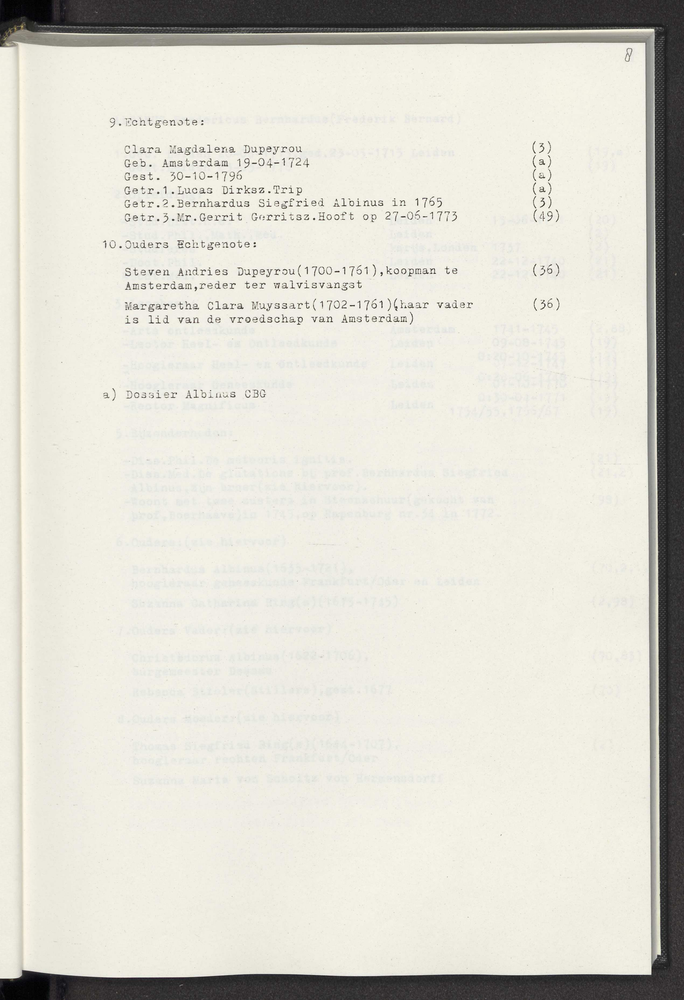
#> input picture bantjes_data/png_unprocessed/vol2/prefix-014.png, 684 x 1000 px, shrunk from 2541 x 3717 before the run; its folder holds only this picture in this run
$ python img_prep_ocr.py
#> lines starting #> are read from the running program, lines starting #| are printed output that depends on the picture; after the words box and inside, x2 and y2 are one past the last pixel; in counts of white or black regions, pixels touching at a corner belong together
# This file contains the code that converts PDFs to PNG and processes the png using cv2

import cv2
import os
from pdf2image import convert_from_path

# directory containing the pdfs
input_directory_pdf = ["bantjes_data/pdf/vol1.pdf",
                   "bantjes_data/pdf/vol2.pdf",
                   "bantjes_data/pdf/vol3.pdf",
                   "bantjes_data/pdf/vol4.pdf",
                   "bantjes_data/pdf/vol5.pdf",
                   "bantjes_data/pdf/vol6.pdf",
                   "bantjes_data/pdf/vol7.pdf"]


# Function to convert PDF to PNG images
def pdf_to_png(pdf_path, output_dir):
    if not os.path.exists(output_dir):
        os.makedirs(output_dir)

    pages = convert_from_path(pdf_path)

    for i, page in enumerate(pages):
        page.save(os.path.join(output_dir, f"page_{i+1}.png"), "PNG")

# Iterate through each PDF file
# for pdf_path in input_directory_pdf:
#     # Create output directory based on PDF file name
#     output_dir = os.path.splitext(os.path.basename(pdf_path))[0]
#     output_dir = os.path.join("bantjes_data/png_unprocessed", output_dir)
#
#     # Convert PDF to PNG images and save them in the output directory
#     pdf_to_png(pdf_path, output_dir)
#
# print("Conversion completed successfully.")


# Function to process each image
def process_image(image_path, output_directory):
    # Load the image
#> called with output_directory = '../bantjes_data/png_processed/vol2'
    image = cv2.imread(image_path)
#> image is the input picture: shape (1000, 684, 3); mean B, G, R 207.2, 216.9, 218.9

    # Denoise image with OpenCV
    denoise = cv2.fastNlMeansDenoisingColored(image, None, 5, 5, 7, 21)

    # Convert image to grayscale
    gray = cv2.cvtColor(denoise, cv2.COLOR_BGR2GRAY)

    # Grayscale to binary with OpenCV threshold
    th, image = cv2.threshold(gray, 200, 255, cv2.THRESH_BINARY)
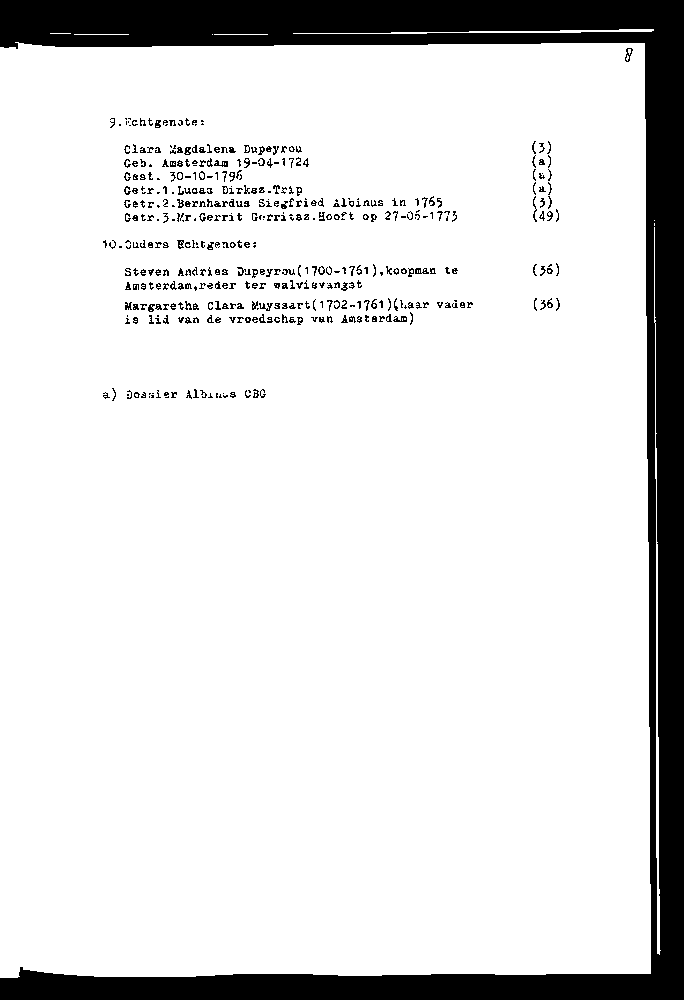
#> image: shape (1000, 684); 87.2% white; 440 black regions (186 under 20 px), largest, box (x1, y1, x2, y2) and area: (0, 0, 684, 1000) 79294, (214, 160, 228, 167) 54, (415, 268, 429, 274) 53

    # Extract volume information from the image path
    volume = image_path.split('/')[-2]

    # Create the directory for the volume if it doesn't exist
    volume_output_directory = os.path.join(output_directory, volume)
    if not os.path.exists(volume_output_directory):
        os.makedirs(volume_output_directory)

    # Save the processed image to the output directory
    output_image_path = os.path.join(volume_output_directory, os.path.basename(image_path))
    cv2.imwrite(output_image_path, image)


# List of input directories
input_directory_unprocessed = [
    # "../bantjes_data/png_unprocessed/vol1"
    "../bantjes_data/png_unprocessed/vol2",
    # "../bantjes_data/png_unprocessed/vol3",
    # "../bantjes_data/png_unprocessed/vol4",
    # "../bantjes_data/png_unprocessed/vol5",
    # "../bantjes_data/png_unprocessed/vol6",
    # "../bantjes_data/png_unprocessed/vol7"
]

# Output directory for processed images
output_directory = "../bantjes_data/png_processed/vol2"

# Process images in each input directory
for input_dir in input_directory_unprocessed:
    # List all files in the input directory
    files = os.listdir(input_dir)
    # Process each image in the directory
    for file in files:
        # Process the image and save it to the output directory
        process_image(os.path.join(input_dir, file), output_directory)

$ run again, on bantjes_data/png_unprocessed/vol2/prefix-033.png
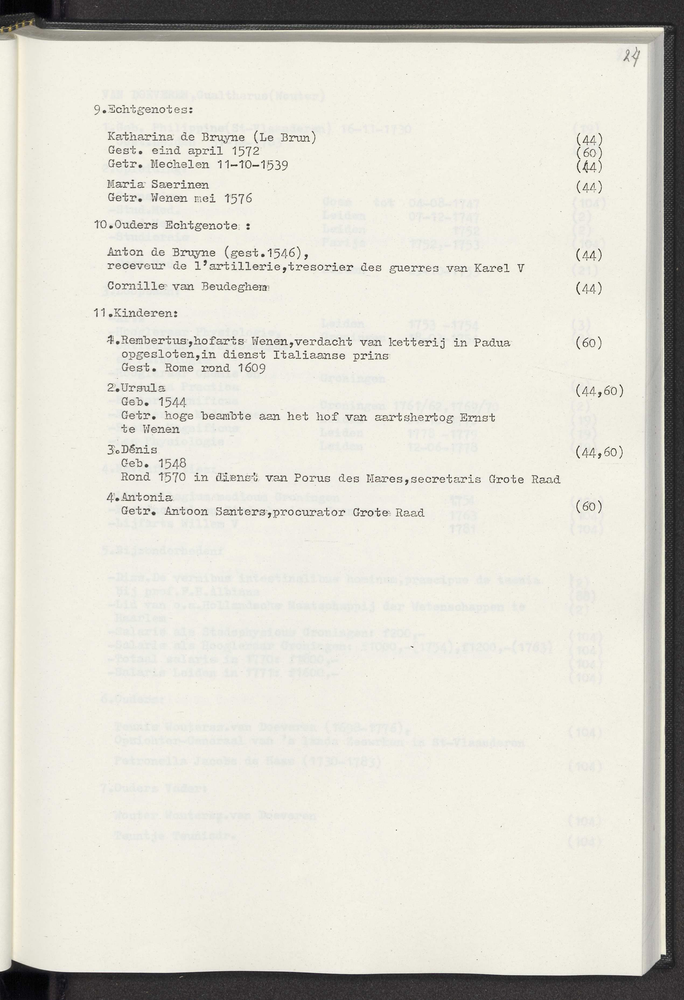
#> input picture bantjes_data/png_unprocessed/vol2/prefix-033.png, 684 x 1000 px, shrunk from 2541 x 3717 before the run
#> in process_image, image is the input picture: shape (1000, 684, 3); mean B, G, R 208.3, 218, 219.9
#> in process_image, `th, image = cv2.threshold(gray, 200, 255, cv2.THRESH_BINARY)`:
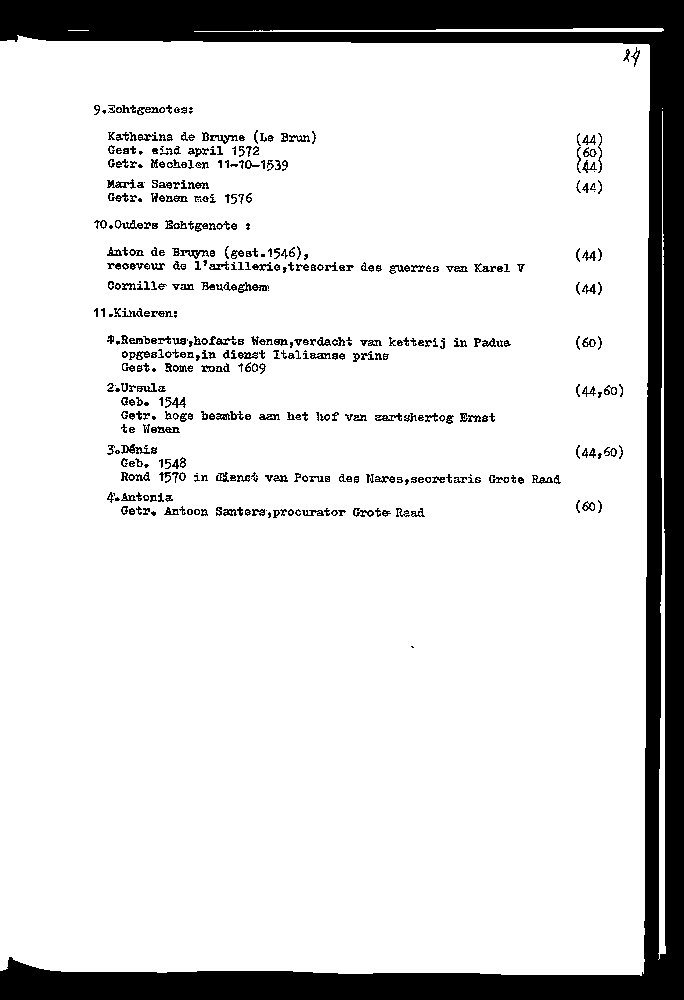
#> image: shape (1000, 684); 86.3% white; 451 black regions (73 under 20 px), largest, box (x1, y1, x2, y2) and area: (0, 0, 684, 1000) 78028, (238, 282, 269, 293) 141, (121, 444, 150, 454) 134

$ run again, on bantjes_data/png_unprocessed/vol2/prefix-035.png
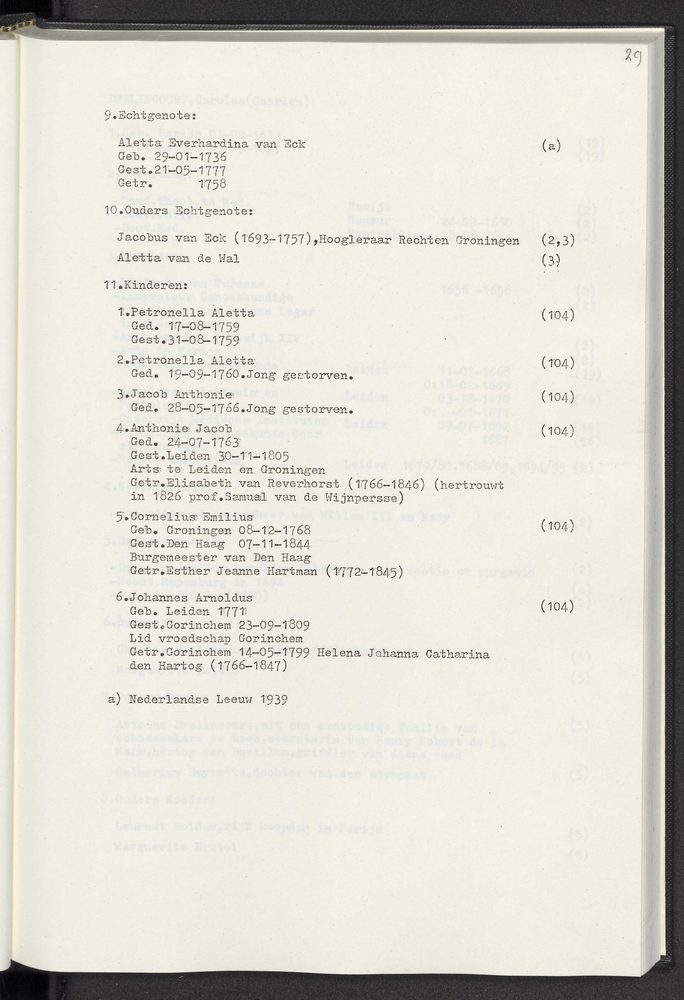
#> input picture bantjes_data/png_unprocessed/vol2/prefix-035.png, 684 x 1000 px, shrunk from 2541 x 3717 before the run
#> in process_image, image is the input picture: shape (1000, 684, 3); mean B, G, R 207.9, 217.5, 219.5
#> in process_image, `th, image = cv2.threshold(gray, 200, 255, cv2.THRESH_BINARY)`:
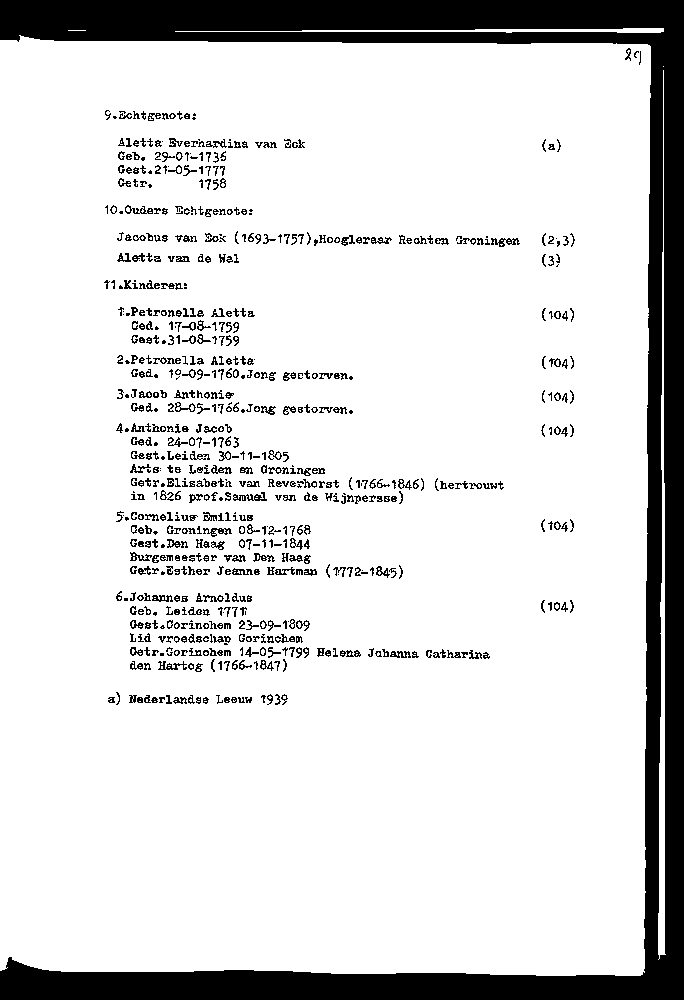
#> image: shape (1000, 684); 85.7% white; 710 black regions (155 under 20 px), largest, box (x1, y1, x2, y2) and area: (0, 0, 684, 1000) 77601, (233, 492, 267, 501) 149, (491, 238, 520, 247) 130

$ run again, on bantjes_data/png_unprocessed/vol2/prefix-037.png
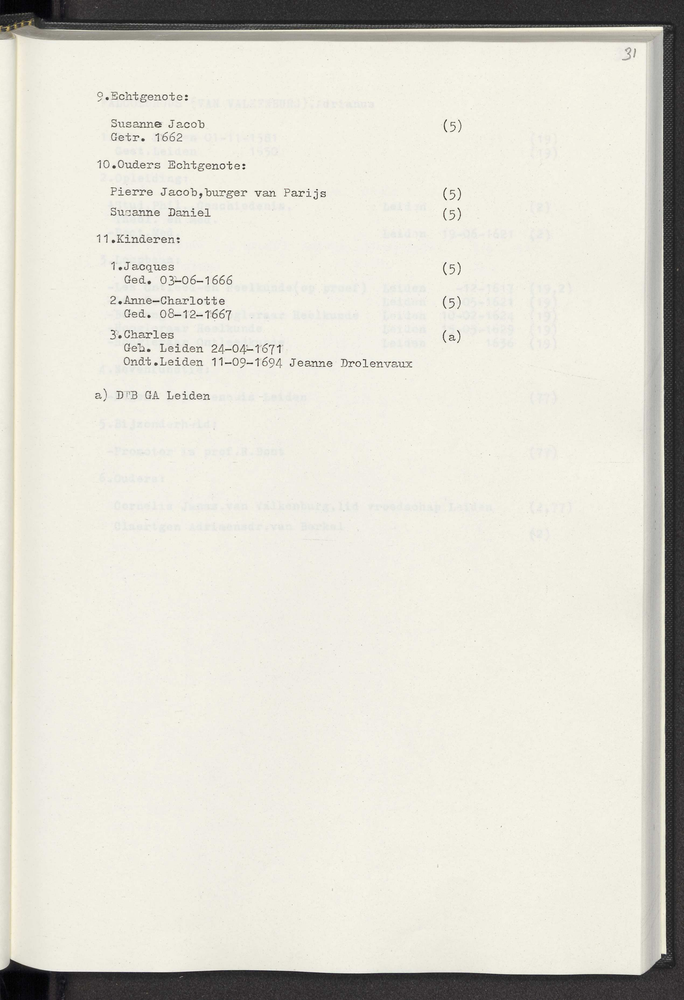
#> input picture bantjes_data/png_unprocessed/vol2/prefix-037.png, 684 x 1000 px, shrunk from 2541 x 3717 before the run
#> in process_image, image is the input picture: shape (1000, 684, 3); mean B, G, R 209.6, 219.6, 221.7
#> in process_image, `th, image = cv2.threshold(gray, 200, 255, cv2.THRESH_BINARY)`:
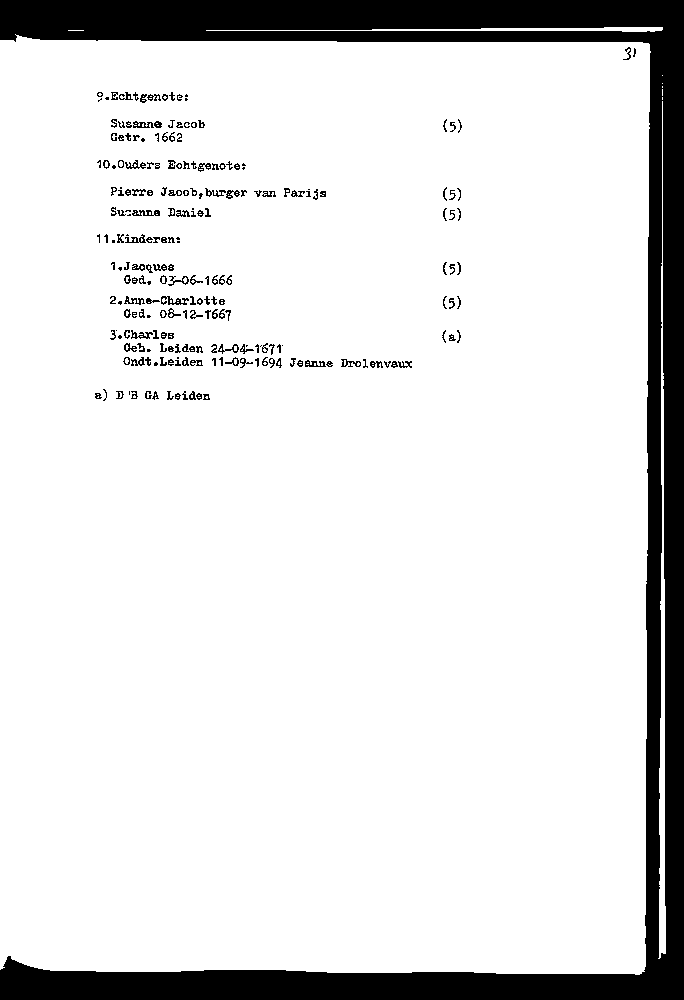
#> image: shape (1000, 684); 87.7% white; 224 black regions (44 under 20 px), largest, box (x1, y1, x2, y2) and area: (0, 0, 684, 1000) 77638, (161, 296, 189, 305) 121, (132, 210, 160, 216) 111

$ run again, on bantjes_data/png_unprocessed/vol2/prefix-027.png
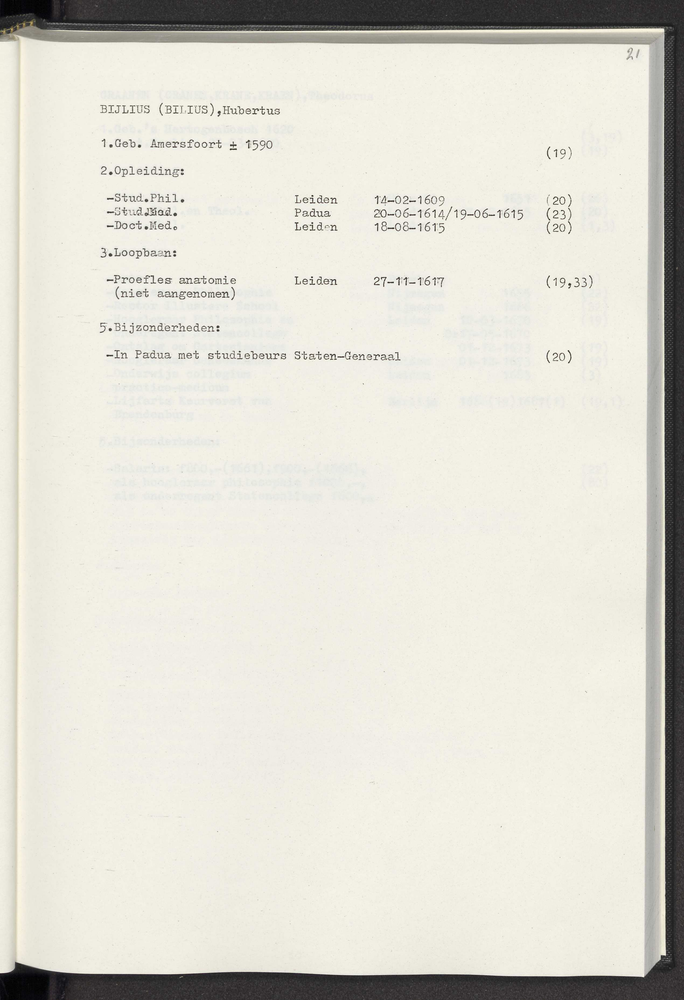
#> input picture bantjes_data/png_unprocessed/vol2/prefix-027.png, 684 x 1000 px, shrunk from 2541 x 3717 before the run
#> in process_image, image is the input picture: shape (1000, 684, 3); mean B, G, R 209.5, 219.3, 221.4
#> in process_image, `th, image = cv2.threshold(gray, 200, 255, cv2.THRESH_BINARY)`:
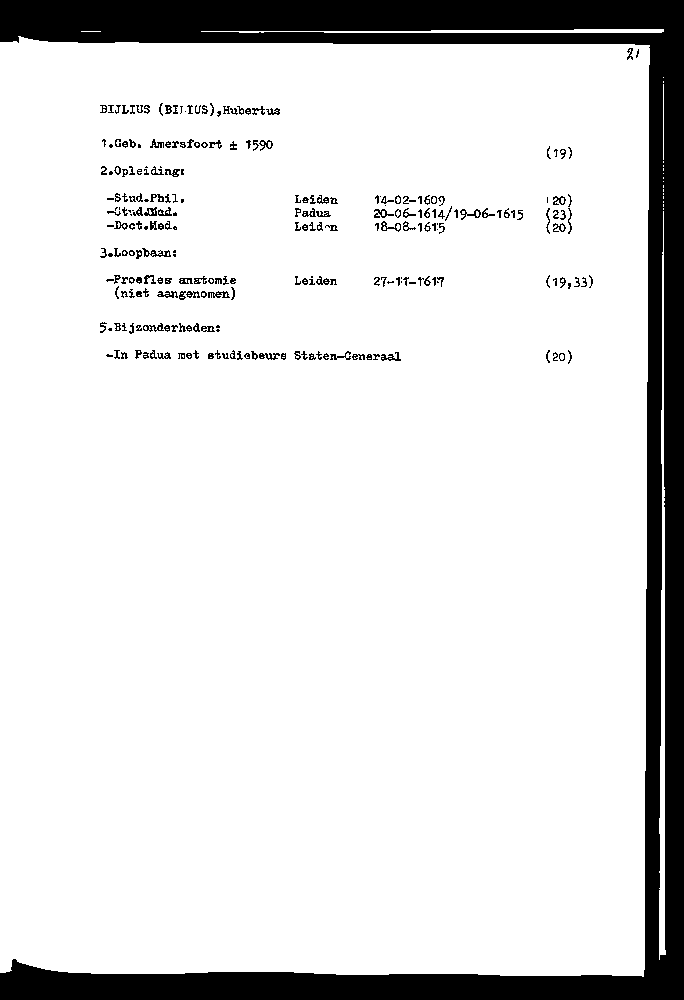
#> image: shape (1000, 684); 87.5% white; 254 black regions (55 under 20 px), largest, box (x1, y1, x2, y2) and area: (0, 0, 684, 1000) 78243, (142, 248, 171, 257) 112, (208, 291, 230, 298) 87
